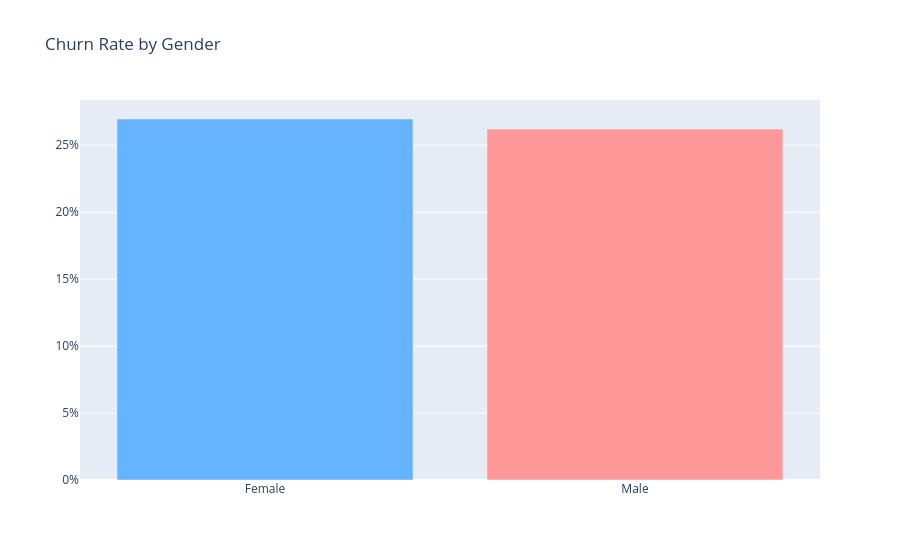

Here is the notebook cell this chart was saved with:
### Code cell
# Churn Rate by Gender
plot_by_gender = churn_dataset.groupby('gender')['Churn'].mean().reset_index()
plot_data = [go.Bar(x=plot_by_gender['gender'], y=plot_by_gender['Churn'],
                    marker=dict(color=['#66b3ff','#ff9999']))]
layout = go.Layout(title='Churn Rate by Gender', yaxis=dict(tickformat='.0%'))
po.iplot(go.Figure(data=plot_data, layout=layout))

### Figure 1 — Plotly figure (JSON) as saved in the notebook; plotly's stock layout.template omitted (floating-point values rounded to 4 significant figures)
{"data": [{"marker": {"color": ["#66b3ff", "#ff9999"]}, "type": "bar", "x": ["Female", "Male"], "y": [0.2696, 0.262]}], "layout": {"title": {"text": "Churn Rate by Gender"}, "yaxis": {"tickformat": ".0%"}}}
